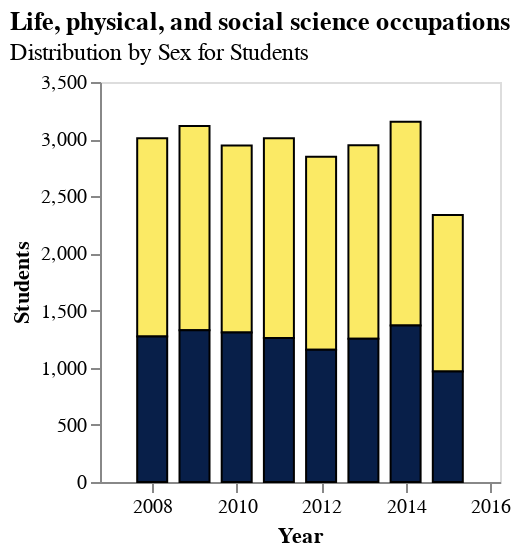

The notebook cell this image was saved under:
### Code cell
def TimeSeriesBar(data, occupation, people):
    data = data.copy()
    data = data[(data['year'] > 2007) & (data['year'] <= 2016)]

    # Ensure the 'year' column is in the correct format (datetime)
    data['year'] = pd.to_datetime(data['year'].astype(str))
    data = data[data['OCCUPATION'] == occupation]

    # Define your custom color scheme
    custom_colors = [
        '#FBEA65',  # for Female
        '#081F49',  # for Male
    ]

    # Create the stacked bar chart with specified color order and no legend
    bar_chart = alt.Chart(data).mark_bar(size=15, stroke='black', strokeWidth=1).encode(
        x=alt.X("year:T",
                axis=alt.Axis(grid=False, title="Year"),
                scale=alt.Scale(domain=[pd.to_datetime('2007-01-01'), pd.to_datetime('2016-01-01')])
        ),
        y=alt.Y('count', stack=True, axis=alt.Axis(grid=False, title=people)),
        color=alt.Color("SEX", 
                        scale=alt.Scale(range=custom_colors),  # Use the custom colors for SEX
                        legend=None  # Remove the legend
        )
    ).properties(
        title={
            "text": f"{occupation}",
            "subtitle": f"Distribution by Sex for {people}",
            "anchor": "start"        # Align title to the left
        },
        width=200,    # Set custom width
        height=200   # Set custom height
    )
    
    return bar_chart





TimeSeriesBar(student_melted, 'Life, physical, and social science occupations', "Students")

### Figure 1 — Vega-Lite specification as saved in the notebook (floating-point values rounded to 4 significant figures)
{"config": {"view": {"continuousWidth": 300, "continuousHeight": 300}}, "data": {"name": "data-0520be6787089c0e2e1c430772414544"}, "mark": {"type": "bar", "size": 15, "stroke": "black", "strokeWidth": 1}, "encoding": {"color": {"field": "SEX", "legend": null, "scale": {"range": ["#FBEA65", "#081F49"]}, "type": "nominal"}, "x": {"axis": {"grid": false, "title": "Year"}, "field": "year", "scale": {"domain": ["2007-01-01T00:00:00", "2016-01-01T00:00:00"]}, "type": "temporal"}, "y": {"axis": {"grid": false, "title": "Students"}, "field": "count", "stack": true, "type": "quantitative"}}, "height": 200, "title": {"text": "Life, physical, and social science occupations", "subtitle": "Distribution by Sex for Students", "anchor": "start"}, "width": 200, "$schema": "https://vega.github.io/schema/vega-lite/v5.17.0.json", "datasets": {"data-0520be6787089c0e2e1c430772414544": [{"year": "2008-01-01T00:00:00", "OCCUPATION": "Life, physical, and social science occupations", "SEX": "F", "count": 1735}, {"year": "2009-01-01T00:00:00", "OCCUPATION": "Life, physical, and social science occupations", "SEX": "F", "count": 1787}, {"year": "2010-01-01T00:00:00", "OCCUPATION": "Life, physical, and social science occupations", "SEX": "F", "count": 1636}, {"year": "2011-01-01T00:00:00", "OCCUPATION": "Life, physical, and social science occupations", "SEX": "F", "count": 1749}, {"year": "2012-01-01T00:00:00", "OCCUPATION": "Life, physical, and social science occupations", "SEX": "F", "count": 1687}, {"year": "2013-01-01T00:00:00", "OCCUPATION": "Life, physical, and social science occupations", "SEX": "F", "count": 1693}, {"year": "2014-01-01T00:00:00", "OCCUPATION": "Life, physical, and social science occupations", "SEX": "F", "count": 1783}, {"year": "2015-01-01T00:00:00", "OCCUPATION": "Life, physical, and social science occupations", "SEX": "F", "count": 1370}, {"year": "2008-01-01T00:00:00", "OCCUPATION": "Life, physical, and social science occupations", "SEX": "M", "count": 1273}, {"year": "2009-01-01T00:00:00", "OCCUPATION": "Life, physical, and social science occupations", "SEX": "M", "count": 1327}, {"year": "2010-01-01T00:00:00", "OCCUPATION": "Life, physical, and social science occupations", "SEX": "M", "count": 1308}, {"year": "2011-01-01T00:00:00", "OCCUPATION": "Life, physical, and social science occupations", "SEX": "M", "count": 1259}, {"year": "2012-01-01T00:00:00", "OCCUPATION": "Life, physical, and social science occupations", "SEX": "M", "count": 1158}, {"year": "2013-01-01T00:00:00", "OCCUPATION": "Life, physical, and social science occupations", "SEX": "M", "count": 1254}, {"year": "2014-01-01T00:00:00", "OCCUPATION": "Life, physical, and social science occupations", "SEX": "M", "count": 1370}, {"year": "2015-01-01T00:00:00", "OCCUPATION": "Life, physical, and social science occupations", "SEX": "M", "count": 967}]}}
